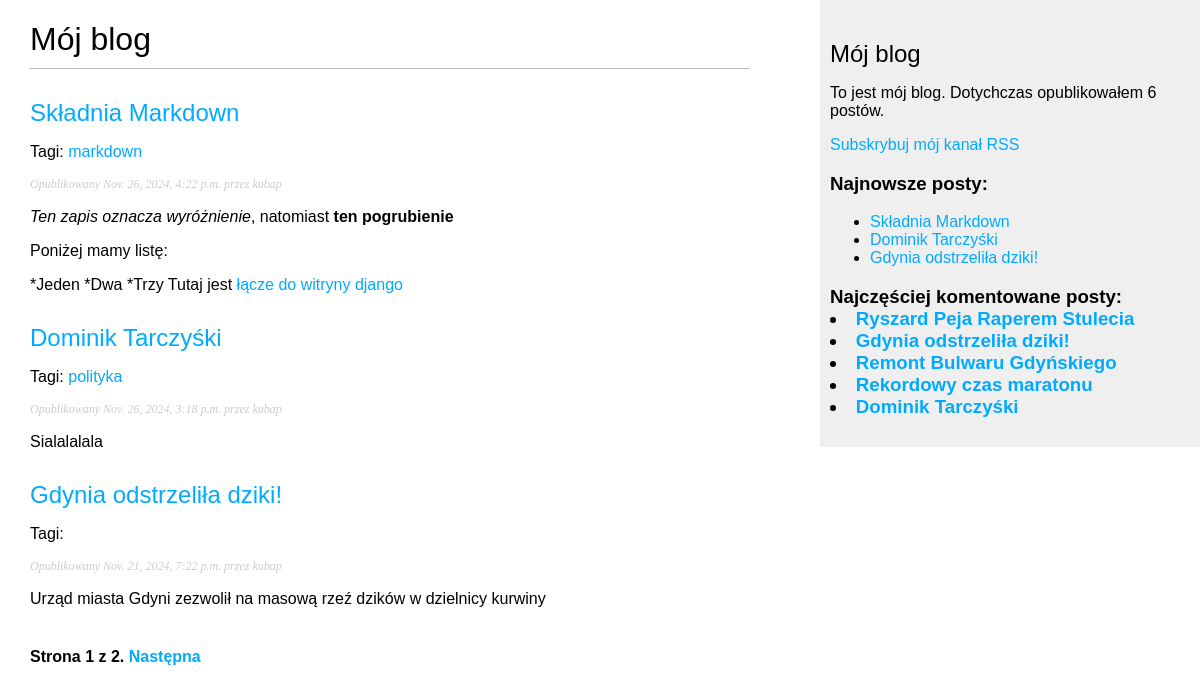
Screenshot of /blog/ with the database file from the repository.
### blog/models.py (models this page shows, shortened)
class Post(models.Model):
    class Status(models.TextChoices):
        DRAFT = 'DF', 'Roboczy'
        PUBLISHED = 'PB', 'Opublikowany'
    title = models.CharField(max_length=250)
    slug = models.CharField(max_length=250,
                            unique_for_date='publish')
    author = models.ForeignKey(User,
                               on_delete=models.CASCADE,
                               related_name='blog_posts')
    body = models.TextField()
    publish = models.DateTimeField(default=timezone.now)
    created = models.DateTimeField(auto_now_add=True)
    updated = models.DateTimeField(auto_now=True)
    status = models.CharField(max_length=2,
                              choices=Status.choices,
                              default=Status.DRAFT)
    objects = models.Manager()
    published = PublishedManager()
    tags = TaggableManager()
    class Meta:
        ordering = ['-publish']
        indexes = [
            models.Index(fields=['-publish'])
        ]
    def get_absolute_url(self):
        return reverse('blog:post_detail',
                       args=[self.publish.year,
                             self.publish.month,
                             self.publish.day,
                             self.slug])

### blog/views.py (the view)
# urls.py: path('', views.post_list, name='post_list'),
def post_list(request, tag_slug=None):
    post_list = Post.published.all()
    tag = None
    if tag_slug:
        tag = get_object_or_404(Tag, slug=tag_slug)
        post_list = post_list.filter(tags__in=[tag])
    paginator = Paginator(post_list, 3)
    page_number = request.GET.get('page', 1)
    try:
        posts = paginator.page(page_number)
    except EmptyPage:
        posts = paginator.page(paginator.num_pages)
    except PageNotAnInteger:
        posts = paginator.page(1)
    return render(request,
                  'blog/post/list.html',
                  {'posts': posts,
                   'tag': tag})

### blog/models.py (called while the page is built)
    def get_queryset(self):
        return super().get_queryset().filter(status=Post.Status.PUBLISHED)

### blog/templatetags/blog_tags.py (called while the page is built)
@register.simple_tag
def total_posts():
    return Post.published.count()

@register.inclusion_tag('blog/post/latest_posts.html')
def show_latest_posts(count=5):
    latest_posts = Post.published.order_by('-publish')[:count]
    return {'latest_posts': latest_posts}

@register.simple_tag
def get_most_commented_posts(count=5):
    return Post.published.annotate(
        total_comments=Count('comments')
    ).order_by('-total_comments')[:count]

@register.filter(name='markdown')
def markdown_format(text):
    return mark_safe(markdown.markdown(text))

### blog/templates/blog/post/list.html (shortened to what this page needs)
{% extends 'blog/base.html' %}
{% load blog_tags %}
{% block content %}
    <h1>Mój blog</h1>
    {% for post in posts %}
        <h2>
            <a href="{{ post.get_absolute_url }}">
                {{post.title}}
            </a>
        </h2>
        <p class="tags">
            Tagi:
            {% for tag in post.tags.all %}
                <a href="{% url 'blog:post_list_by_tag' tag.slug %}">
                    {{ tag.name }}
                </a>
            {% endfor %}
        </p>
        <p class="date">
            Opublikowany {{post.publish}} przez {{post.author}}
        </p>
        {{post.body|markdown|truncatewords_html:30}}
    {% endfor %}
    {% include 'pagination.html' with page=posts %}
{% endblock %}

### blog/templates/blog/base.html (shortened to what this page needs)
{% load blog_tags %}
{% load static %}
<!DOCTYPE html>
<html>
<head>
    <link href="{% static 'css/blog.css' %}" rel="stylesheet">
</head>
<body>
    <div id="content">
        {% block content %}{% endblock %}
    </div>
    <div id="sidebar">
        <h2>Mój blog</h2>
        <p>
            To jest mój blog.
            Dotychczas opublikowałem {% total_posts %} postów.
        </p>
        <p>
            <a href="{% url 'blog:post_feed' %}">
               Subskrybuj mój kanał RSS
            </a>
        </p>
        <h3>Najnowsze posty:</h3>
        {% show_latest_posts 3 %}
        <h3>
            Najczęściej komentowane posty:
            {% get_most_commented_posts as most_commented_posts%}
            {% for post in most_commented_posts %}
            <li>
                <a href="{{ post.get_absolute_url }}">{{ post.title }}</a>
            </li>
            {% endfor %}
        </h3>
    </div>
</body>
</html>

### blog/templates/blog/post/latest_posts.html
<ul>
    {% for post in latest_posts %}
        <li>
            <a href="{{ post.get_absolute_url }}">{{ post.title }}</a>
        </li>
    {% endfor %}
</ul>

### blog/static/css/blog.css (style rules this page uses)
body { margin:0; padding:0; font-family:helvetica, sans-serif; }
a { color:#00abff; text-decoration:none; }
h1 { font-weight:normal; border-bottom:1px solid #bbb; padding:0 0 10px 0; }
h2 { font-weight:normal; margin:30px 0 0; }
#content { float:left; width:60%; padding:0 0 0 30px; }
#sidebar { float:right; width:30%; padding:10px; background:#efefef; height:100%; }
p.date { color:#ccc; font-family: georgia, serif; font-size: 12px; font-style: italic; }

### rows the page displays
Post: title "Składnia Markdown", publish "Nov. 26, 2024, 4:22 p.m.", author "kubap", body "Ten zapis oznacza wyróżnienie , natomiast ten pogrubienie Poniżej mamy listę: *Jeden *Dwa *Trzy Tutaj jest łącze do witryny django"
Tag: name "markdown"
Post: title "Dominik Tarczyśki", publish "Nov. 26, 2024, 3:18 p.m.", author "kubap", body "Sialalalala"
Tag: name "polityka"
Post: title "Gdynia odstrzeliła dziki!", publish "Nov. 21, 2024, 7:22 p.m.", author "kubap", body "Urząd miasta Gdyni zezwolił na masową rzeź dzików w dzielnicy kurwiny"
Post: title "Ryszard Peja Raperem Stulecia"
Post: title "Remont Bulwaru Gdyńskiego"
Post: title "Rekordowy czas maratonu"

### other values shown
{{ page.number }} "1"
{{ page.paginator.num_pages }} "2"
